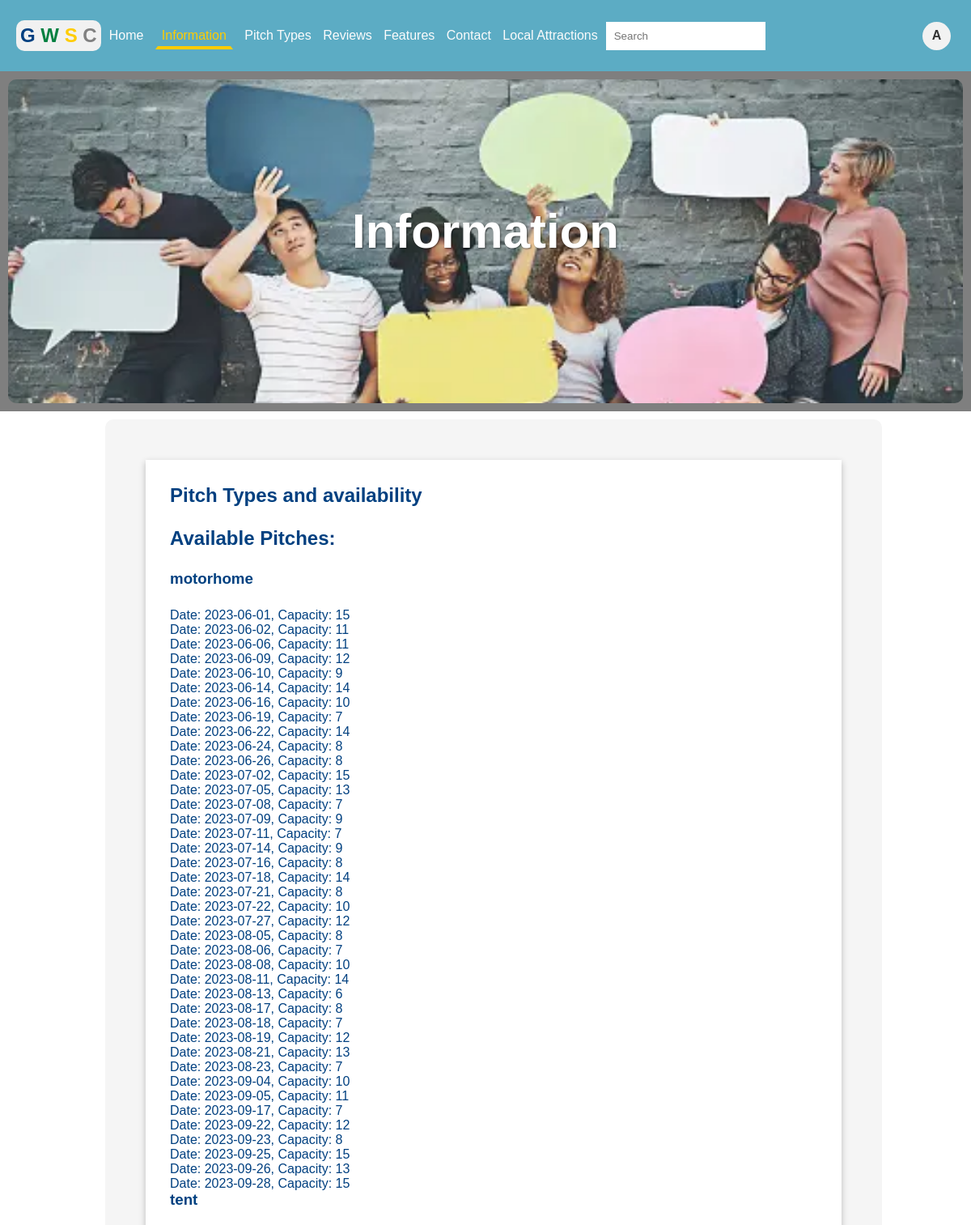
/pages/information.php (signed in, upper part), run on the app's committed database.
### tables this page shows
CREATE TABLE IF NOT EXISTS `camping_pitches` (
  `pitch_id` int(11) NOT NULL AUTO_INCREMENT,
  `site_id` int(11) NOT NULL,
  `pitch_type_id` int(11) NOT NULL,
  `pitch_date` date NOT NULL,
  `pitch_capacity` int(11) NOT NULL,
  `pitch_availability` int(11) NOT NULL,
  PRIMARY KEY (`pitch_id`),
  KEY `site_id` (`site_id`),
  KEY `pitch_type_id` (`pitch_type_id`)
);

CREATE TABLE IF NOT EXISTS `pitch_types` (
  `pitch_type_id` int(11) NOT NULL,
  `pitch_type_name` varchar(50) NOT NULL,
  PRIMARY KEY (`pitch_type_id`)
);

### pages/information.php (the view, shortened to what this page needs)
<?php
include_once "../php-processes/config.php";
?>
<!DOCTYPE html>
<html lang="en">
<head>
  <link rel="stylesheet" href="../css/styles.css">
</head>
<body>
  <header>
    <div class="logo-and-nav">
      <div class="logo">
        <a href="../index.php">
          <span class="a1">G</span>
          <span class="a2">W</span>
          <span class="a3">S</span>
          <span class="a4">C</span>
        </a>
      </div>
      <nav id="navigation">
        <ul>
          <li><a href="../index.php">Home</a></li>
          <li><a href="information.php" class="on_page">Information</a></li>
          <li><a href="pitch_types_and_availability.php">Pitch Types</a></li>
          <li><a href="reviews.php">Reviews</a></li>
          <li><a href="features.php">Features</a></li>
          <li><a href="contact.php">Contact</a></li>
          <li><a href="local_attractions.php">Local Attractions</a></li>
        </ul>
        <div class="search" id="search">
          <form method="post">
            <input class="search" type="text" name="search" placeholder="Search" onkeyup="performSearch(this.value)">
          </form>
        </div>
      </nav>
    </div>
    <div class="aside-right">
      <?php
      if (isset($_SESSION['loggedin']) && $_SESSION['loggedin'] === true) {
        $user = $_SESSION['userDetails'];
        echo '
        <a onclick="userMenu()" class="user-profile">
          <div class="profile-circle">
            <span class="initial-letter">' . strtoupper(substr($user['username'], 0, 1)) . '</span>
          </div>
        </a>
        <div class="general-card user-men" id="user-menu">
          <h2>Signed in as:</h2>
          <div class="usernam">
          ' . $user['username'] . '
          </div>
          <br>
          <ul>
            <li><a class="logout" href="user/profile.php">Profile</a></li>
            <li><a class="logout" href="user/bookings.php">Bookings</a></li>
            <li>
              <a class="logout" href="../php-processes/logout-process.php">
                Logout
              </a>
            </li>
          </ul>
        </div>
    ';
      } else {
        $currentURL = $_SERVER['REQUEST_URI'];
        echo "<a class='login-link' href='../auth/login.php?redirect=$currentURL'>Login</a>";
      }
      ?>
    </div>
  </header>
  <section class="banner">
    <div class="banner-div ban-4">
      <h1>Information</h1>
    </div>
  </section>
  <main>
    <section class="general-section">
      <div class="general-card">
        <h2>Pitch Types and availability</h2>
        <div>
          <?php
          $sql = "SELECT pt.pitch_type_name, cp.pitch_date, cp.pitch_capacity
FROM pitch_types pt
INNER JOIN camping_pitches cp ON pt.pitch_type_id = cp.pitch_type_id
ORDER BY pt.pitch_type_name, cp.pitch_date";
          $result = $con->query($sql);
          if ($result->num_rows > 0) {
            $current_pitch_type = null;
            echo "<h2>Available Pitches:</h2>";
            while ($row = $result->fetch_assoc()) {
              $pitch_type_name = $row["pitch_type_name"];
              $pitch_date = $row["pitch_date"];
              $pitch_capacity = $row["pitch_capacity"];
              if ($current_pitch_type !== $pitch_type_name) {
                echo "<h3>{$pitch_type_name}</h3>";
                $current_pitch_type = $pitch_type_name;
              }
              echo "<p>Date: {$pitch_date}, Capacity: {$pitch_capacity}</p>";
            }
          } else {
            echo "No pitches found.";
          }
          ?>
        </div>
      </div>
    </section>
  </main>
</body>
</html>

### css/styles.css (style rules this page uses)
* { margin: 0; padding: 0; box-sizing: border-box; font-family: sans-serif; scroll-behavior: smooth; }
header { position: sticky; width: 100%; top: 0; z-index: 1000; background-color: #5cacc4; padding: 25px 20px; display: flex; justify-content: space-between; align-items: center; }
.logo-and-nav { display: flex; justify-content: space-between; align-items: center; gap: 10px; }
.logo { display: inline; padding: 5px; border-radius: 10px; background: #F1F1F1; margin: auto; }
.logo a { font-size: 24px; text-decoration: none; font-weight: bolder; }
.a1 { color: #004080; }
.a2 { color: #008040; }
.a3 { color: #FFCC00; }
.a4 { color: #808080; }
nav { margin: auto; display: flex; justify-content:space-between; align-items: center; }
nav ul { list-style: none; margin: 0; padding: 0; }
nav ul li { display: inline-block; margin-right: 10px; }
nav ul li a { text-decoration: none; color: #fcfcfc; transition: color 0.3s ease; }
.search input[type="text"] { padding: 10px; border: none; }
.search input[type="text"], .result { width: 100%; box-sizing: border-box; }
.on_page { padding: 5px; border-bottom: #FFCC00 4px solid; border-right: transparent solid; border-left: transparent solid; color: #FFCC00; }
.aside-right { display: flex; flex-wrap: nowrap; }
h1,h2,h3,h4,h5,h6 { margin-bottom: 25px; }
.banner { padding: 10px; position: relative; }
.banner::before { content: ""; position: absolute; top: 0; left: 0; width: 100%; height: 100%; background-color: rgba(0, 0, 0, 0.5); z-index: -1; }
.banner-div { position: relative; z-index: 1; display: flex; justify-content: center; align-items: center; height: 50vh; padding: 100px auto; border-radius: 10px; overflow: hidden; }
.ban-4 { background: url(../images/banner/ban4.webp) ; background-size: contain; background-repeat: no-repeat; background-attachment: fixed; background-position: center; }
.banner-div h1 { font-size: 60px; color:white; font-weight: bolder; text-shadow: 1px 1px 2px rgba(0, 0, 0, 0.5); }
main { width: 80%; margin: 0 auto; }
.general-section { width: 100%; padding: 50px; margin: 10px; border-radius: 10px; color: #004080; background-color: whitesmoke; }
.general-card { background-color: white; padding: 30px; color: #004080; box-shadow: rgba(0, 0, 0, 0.24) 0px 3px 8px; }
.user-profile { margin-left: 10px; display: flex; align-items: center; text-decoration: none; cursor: pointer; }
.profile-circle { width: 35px; height: 35px; border-radius: 50%; background-color: #f2f2f2; display: flex; justify-content: center; align-items: center; margin-right: 5px; }
.initial-letter { font-size: 16px; font-weight: bold; color: #333; display: block; }

### data on the page
camping_pitches: pitch_type.pitch_type_name "motorhome", pitch_date "2023-06-01", pitch_capacity "15"
camping_pitches: pitch_date "2023-06-02", pitch_capacity "11"
camping_pitches: pitch_date "2023-06-06", pitch_capacity "11"
camping_pitches: pitch_date "2023-06-09", pitch_capacity "12"
camping_pitches: pitch_date "2023-06-10", pitch_capacity "9"
camping_pitches: pitch_date "2023-06-14", pitch_capacity "14"
camping_pitches: pitch_date "2023-06-16", pitch_capacity "10"
camping_pitches: pitch_date "2023-06-19", pitch_capacity "7"
camping_pitches: pitch_date "2023-06-22", pitch_capacity "14"
camping_pitches: pitch_date "2023-06-24", pitch_capacity "8"
camping_pitches: pitch_date "2023-06-26", pitch_capacity "8"
camping_pitches: pitch_date "2023-07-02", pitch_capacity "15"
camping_pitches: pitch_date "2023-07-05", pitch_capacity "13"
camping_pitches: pitch_date "2023-07-08", pitch_capacity "7"
camping_pitches: pitch_date "2023-07-09", pitch_capacity "9"
camping_pitches: pitch_date "2023-07-11", pitch_capacity "7"
camping_pitches: pitch_date "2023-07-14", pitch_capacity "9"
camping_pitches: pitch_date "2023-07-16", pitch_capacity "8"
camping_pitches: pitch_date "2023-07-18", pitch_capacity "14"
camping_pitches: pitch_date "2023-07-21", pitch_capacity "8"
camping_pitches: pitch_date "2023-07-22", pitch_capacity "10"
camping_pitches: pitch_date "2023-07-27", pitch_capacity "12"
camping_pitches: pitch_date "2023-08-05", pitch_capacity "8"
camping_pitches: pitch_date "2023-08-06", pitch_capacity "7"
camping_pitches: pitch_date "2023-08-08", pitch_capacity "10"
camping_pitches: pitch_date "2023-08-11", pitch_capacity "14"
camping_pitches: pitch_date "2023-08-13", pitch_capacity "6"
camping_pitches: pitch_date "2023-08-17", pitch_capacity "8"
camping_pitches: pitch_date "2023-08-18", pitch_capacity "7"
camping_pitches: pitch_date "2023-08-19", pitch_capacity "12"
camping_pitches: pitch_date "2023-08-21", pitch_capacity "13"
camping_pitches: pitch_date "2023-08-23", pitch_capacity "7"
camping_pitches: pitch_date "2023-09-04", pitch_capacity "10"
camping_pitches: pitch_date "2023-09-05", pitch_capacity "11"
camping_pitches: pitch_date "2023-09-17", pitch_capacity "7"
camping_pitches: pitch_date "2023-09-22", pitch_capacity "12"
camping_pitches: pitch_date "2023-09-23", pitch_capacity "8"
camping_pitches: pitch_date "2023-09-25", pitch_capacity "15"
camping_pitches: pitch_date "2023-09-26", pitch_capacity "13"
camping_pitches: pitch_date "2023-09-28", pitch_capacity "15"
camping_pitches: pitch_type.pitch_type_name "tent"

### other printed values
substr($user['username'], 0, 1) "A"
